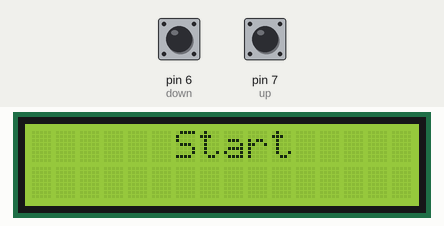
Simulated run of this sketch. Board: Arduino Uno, built with avr-gcc and run on an emulated ATmega328P. Shown: 16×2 character LCD. The test bench sets the inputs (shaded band); at power-on: pin 7 (up) LOW, pin 6 (down) LOW. Random numbers use the default seed unless the sketch sets one; what the sketch prints to the serial monitor is not drawn.

Above: at 1.2 s.
1.3 s: pin 7 (up) pulled HIGH for 0.15 s
At 3.1 s:
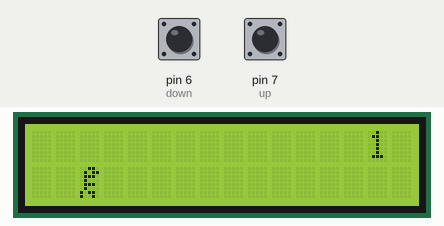
3.8 s: pin 6 (down) pulled HIGH for 0.15 s
At 3.88 s:
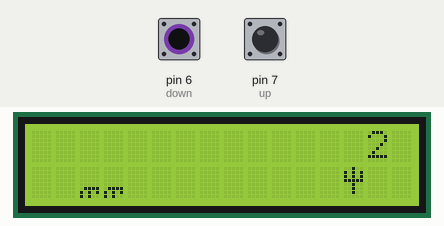
4.5 s: pin 7 (up) pulled HIGH for 3.2 s
At 4.78 s:
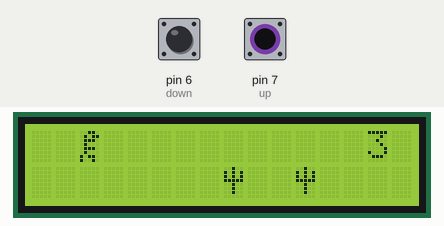
8.3 s: pin 6 (down) pulled HIGH for 3.2 s
At 10.5 s:
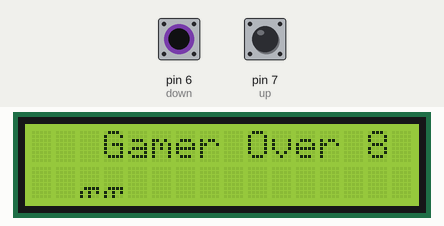
13.0 s: pin 7 (up) pulled HIGH for 1 s
At 14.46 s:
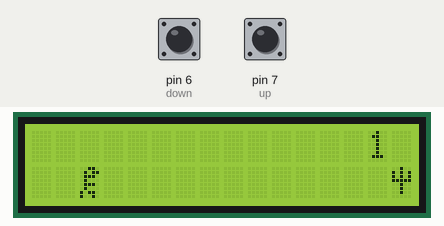
14.6 s: pin 6 (down) driven HIGH and pin 7 (up) driven HIGH
At 14.85 s:
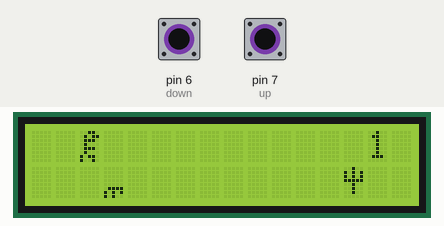

The sketch:

dino.ino
```cpp
// This is a comment, a way to write text in code without the code runing the line
#pragma region

#include <LiquidCrystal.h>
// This imports code we need to run the LCD

const int rs = 12, en = 11, d4 = 5, d5 = 4, d6 = 3, d7 = 2;
//This declairs variables as constants, meaning they wont change while the code is running
LiquidCrystal lcd(rs, en, d4, d5, d6, d7);
//creates the lcd variable witch has the ports as inputs

#pragma endregion

// Select pins for up and down
const int up = 7;
const int down = 6;

// Tcik speed variable for movement, gameover
const int tickS = 10;
bool gameOver = true;

// Variables for storing button input
int jumpRaw;
int crouchButton;

// Jump duration to tweek balance if needed
const int jumpDuration = 0.5*1000/tickS;


// Game vars

int jumpT  = -1;
bool crouchState = false;
bool jumpstate = false;

//Arrays storing blockers info
int blockXPos[10];
int blockType[10];

int sqToClearX[10];
int sqToClearY[10];

//Update clock
int moveT = -1;
const int moveTr = 15;

int spawnT = -1;
int spawnTr = 200;

//time var
int countReduct = 0;

//if first time playing
bool starup = true;


// custum chars

//dino (ground normal)
byte dino[8] = {
	0b00110,
	0b01011,
	0b01110,
	0b01000,
	0b01110,
	0b01000,
	0b10110,
	0b10010
};
// Cactus
byte cactus[8] = {
	0b00100,
	0b10101,
	0b10101,
	0b11111,
	0b00100,
	0b00100,
	0b00100,
	0b00000
};

// Bird
byte bird[8] = {
	0b01000,
	0b11111,
	0b00110,
	0b00100,
	0b00000,
	0b00000,
	0b00000,
	0b00000
};

byte Crouch1[8] = {
	0b00000,
	0b00000,
	0b00000,
	0b00000,
	0b00000,
	0b01111,
	0b10101,
	0b10100
};

byte Crouch2[8] = {
	0b00000,
	0b00000,
	0b00000,
	0b00000,
	0b00000,
	0b01111,
	0b10101,
	0b10100
};

void setup(){
    Serial.begin(9600);
    //opens a serial, a way to get feedback while runing code

    pinMode(up, INPUT);
    pinMode(down, INPUT);
    // selects the pins mode (Output writes high or low, input reads the pins state)

    // starts lcd
    lcd.begin(16, 2);
    // lcd.print("hello, world!");

    lcd.createChar(0, dino); // create a new custom character
    lcd.createChar(1, cactus); // create a new custom character
    lcd.createChar(2, bird); // create a new custom character
    lcd.createChar(3, Crouch1); // Left part of crouch Frame
    lcd.createChar(4, Crouch2); // Right part of crouch Frame

	//-----------------------------------------

	for(int i = 0; i < sizeof(blockXPos)/sizeof(blockXPos[0]); i++){
		// Serial.print(i + "\n");
		blockXPos[i] = -1;
		blockType[i] = -1;
	}


}


//--------------------------------------------------
// dispchar function
void dispChar(byte charToWrite, int tx, int ty){

    lcd.setCursor(tx,ty);
    lcd.write(charToWrite);
}
// clear a square on the grid
void clearChar(int tx, int ty){
	lcd.setCursor(tx,ty);
    lcd.write(" ");
}
// add square to clear next tick (to not leave ghost blockers)
void storeToClear(int tx, int ty){
	for (int i = 0; i < sizeof(sqToClearX)/sizeof(sqToClearX[0]); i++){
		if(sqToClearX[i] == -1){
			sqToClearX[i] = tx;
			sqToClearY[i] = ty;
			break;
		}
	}

}
// simple return check
bool checkMoveBlocker(){
	return(moveT > moveTr);
}
// clock move tick
void tickMoveBlocker(){
	if(moveT > moveTr){
		moveT = -1;
	}else{
		moveT++;
	}

}

// spawn blocker logic
void spawnB(){
	if(spawnT>spawnTr){
		spawnT = 0;
		int blockTypeGen = rand() % 100;
		int toSet = 2;
		if(blockTypeGen<66){
			toSet = 0;

		}else if (blockTypeGen<80){
			toSet = 1;

		}
		int ranOfset = rand() %4;
		ranOfset -= 2;
		bSpawn(20 + ranOfset, toSet);
		if(rand() % 100 > 66){
			bSpawn(20 + rand() % 5, toSet);
		}

	}else{
		spawnT+=1;
	}
}
// actuall spwaning of blocker
void bSpawn(int x, int type){
	for(int i = 0; i < sizeof(blockXPos)/sizeof(blockXPos[0]); i++){
		if(blockXPos[i]==-1){
			blockXPos[i] = x;
			blockType[i] = type;
			Serial.print("Blocker @:" + String(i));
			Serial.print("\n");
			break;
		}
	}
}
//--------------------------------------------------
//Main loop
void loop(){
	// lcd.clear();
	if(gameOver){
		//Run game over code
		jumpRaw = digitalRead(up);
		if(starup){
			lcd.setCursor(6,0);
			lcd.print("Start");
		}else{
			lcd.setCursor(3,0);
			lcd.print("Gamer Over");
		}
		if(jumpRaw == HIGH){
			//start
			gameOver = false;
			if(starup){
				starup = false;
			}
			//seed for random generated from the milli second the game starts / restarts
			srand(millis());
			//for acurate timer
			countReduct = millis();

			//clear all blockers
			for(int i = 0; i < sizeof(blockXPos)/sizeof(blockXPos[0]); i++){
				// Serial.print(i + "\n");
				blockXPos[i] = -1;
				blockType[i] = -1;
			}
			for(int i = 0; i < 16; i++){
				clearChar(i,0);
			}
		}

	}else{
		// if game is live
	    jumpRaw = digitalRead(up);
	    crouchButton = digitalRead(down);


		//if on ground and trying to jump
	    if (jumpRaw == HIGH && jumpT < 0) {
	        jumpstate = true;
			Serial.print("Jump!\n");
	        jumpT = jumpDuration;
			// removeing ground dino texture
			clearChar(2,1);

	    }else if (jumpT > -1){
			//if in air, tick air time
			jumpT-=1;
		}else if(jumpT < 0 && jumpstate == true){
			//if jump is done reset unless you want to jump again
			jumpstate = false;
			clearChar(2,0);
		}

	    if (crouchButton == HIGH && crouchState != true) {
			//activate crouch if not allready active when pressing button
			crouchState = true;
			Serial.print("crouch\n");
	        if(jumpstate){
				//if jumping when trying to crouch, land
				jumpstate = false;
				jumpT = -1;
				clearChar(2,0);
			}
	    }else if(crouchState && crouchButton == LOW){
			//if crouch state is true butt button is not pressed
			crouchState = false;
			Serial.print("Stands\n");
			clearChar(3,1);
		}

	    // print the number of seconds since reset:
	    lcd.setCursor(14,0);
	    lcd.print((millis()-countReduct)/1000);

		//move blockers if they shoudl be moved
		if(checkMoveBlocker()){
			//clear ghost blocks
			for (int i = 0; i < sizeof(sqToClearX)/sizeof(sqToClearX[0]); i++){
				if(sqToClearX[i] != -1){
					clearChar(sqToClearX[i],sqToClearY[i]);
					sqToClearX[i] = -1;
					sqToClearY[i] = -1;
				}
			}


			//for each blocker....
			for(int i = 0; i < sizeof(blockXPos)/sizeof(blockXPos[0]); i++){
				if(blockXPos[i]>-1){
					if(blockXPos[i] == 2){

						//.. checking colission
						//-------------------------------------------------------
						if(blockType[i] == 0 && jumpstate==false){
							gameOver = true;
						}else if (blockType[i] == 1 && jumpstate)
						{
							gameOver = true;
						}else if (blockType[i] == 2 && crouchState == false){
							gameOver = true;
						}
						//-------------------------------------------------------

					}
					if(blockXPos[i]<16 && gameOver == false){

						//draw if they should be drawn
						//-------------------------------------------------------
						if(blockType[i] == 2){
							dispChar((byte)2,blockXPos[i],1);
							storeToClear(blockXPos[i],1);
						}else if (blockType[i]==1){
							dispChar((byte)2,blockXPos[i],0);
							storeToClear(blockXPos[i],0);
						}else if (blockType[i]==0){
							dispChar((byte)1,blockXPos[i],1);
							storeToClear(blockXPos[i],1);
						}
						//-------------------------------------------------------
					}
					//actually do the moving
					blockXPos[i] -=1;
				}
			}
		}


		/* Serial.print(jumpstate);
		Serial.print(crouchState);
		Serial.print("\n"); */

		//and finally
		//draw the player
		if(jumpstate){
			dispChar((byte)0,2,0);
		}else if (crouchState){
			dispChar((byte)3,2,1);
			dispChar((byte)4,3,1);
		}else{
			dispChar((byte)0,2,1);
		}
	/*
	Blocker key:
	0 => Cactus
	1 => High bird
	2 => Low bird
	*/
	}
	//do final ticks and runtime delay
	delay(tickS);
	tickMoveBlocker();
	spawnB();
}
```

Measured:
- after the input at 1.3 s, the display: first changes at once (image 1 shows a later state)
- after the input at 13.0 s, the display: first changes at once (image 5 shows a later state)
- what the display in image 1 shows lasts 1.0 s, from 2.3 s to 3.3 s
